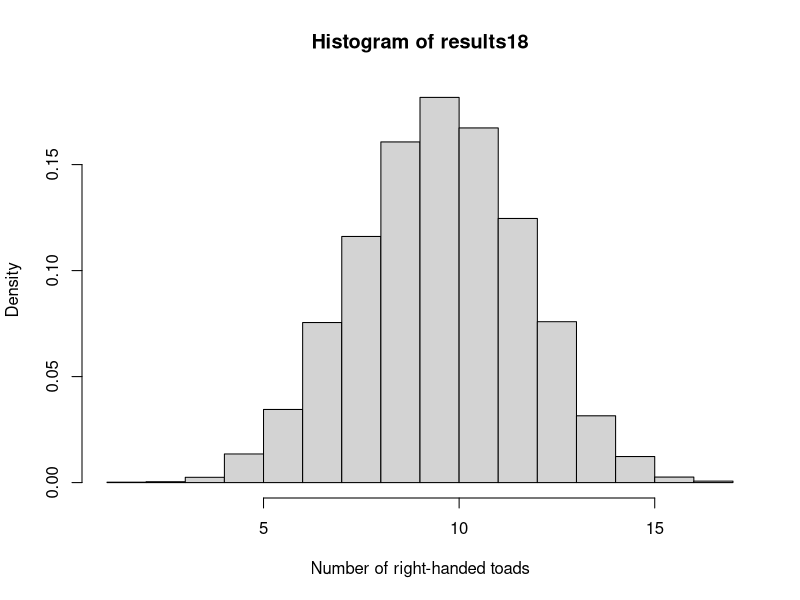
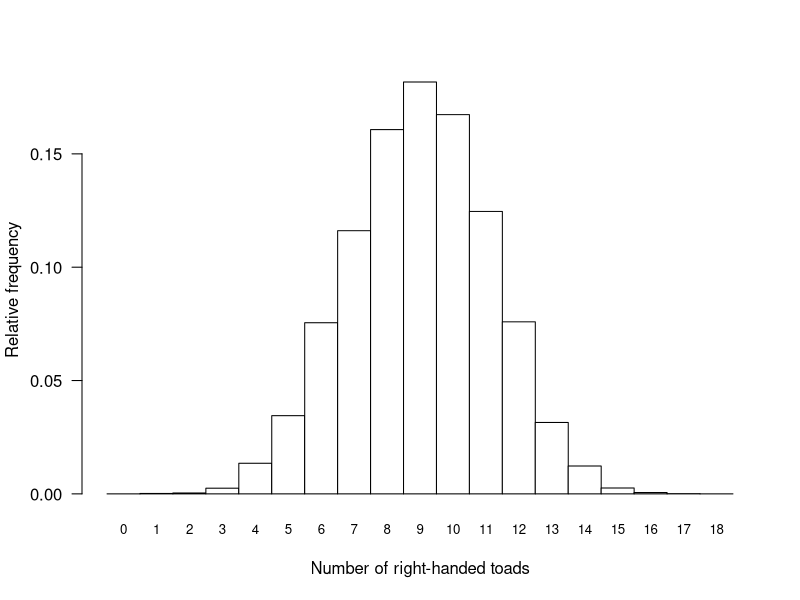
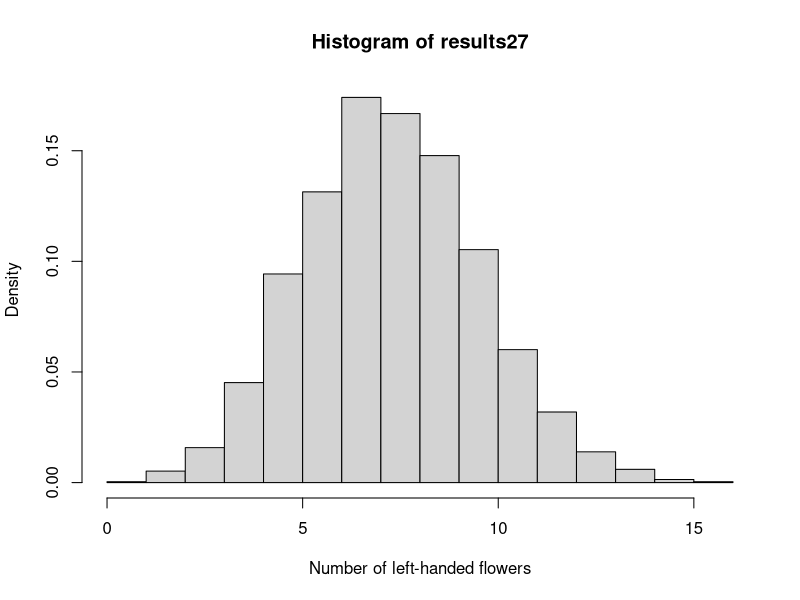
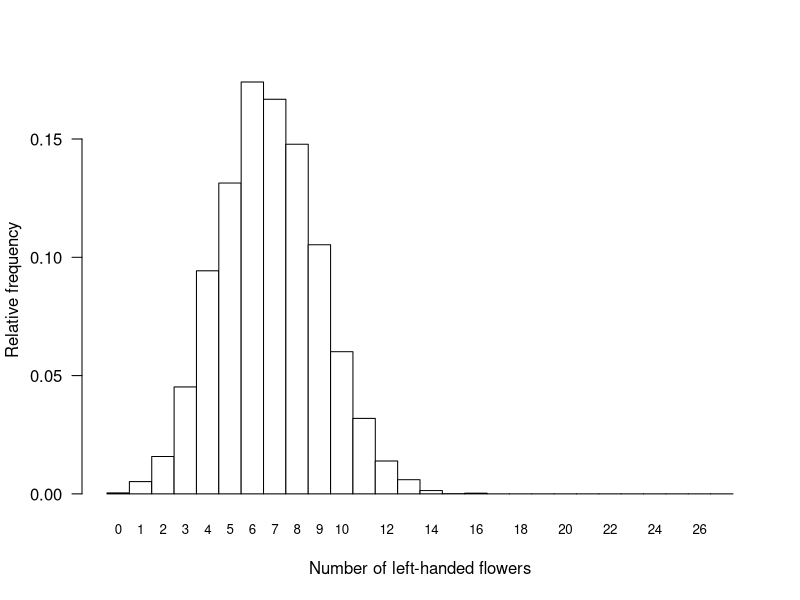

Generate these figures, in order, with R:
# Hypothesis testing: R code for Chapter 6 examples
# Download the R code on this page as a single file <a href="../wp-content/rcode/chap06.r">here.
# ------------------------------------------------------------

# Example 6.2. The right hand of toad
# Obtain the null distribution for the test statistic (the number of right-handed toads out of 18).
# Take a very large number of samples of 18 toads from a theoretical population in which left- and right- handed individuals occur with equal probability (as stipulated by the null hypothesis). For each sample, the number of right-handed toads is calculated and saved in a vector named results18 (the samples themselves are not saved). The results vector is initialized before the loop. The term results18[i] refers to the ith element of results18, where i is a counter. This many iterations might take a few minutes to run on your computer. 

results18 <- vector()
for(i in 1:10000){
	tempSample <- sample(c("L", "R"), size = 18, prob = c(0.5, 0.5), replace = TRUE)
	results18[i] <- sum(tempSample == "R")
	}

# Save results18 also as a factor with 19 levels, representing each possible integer outcome between 0 and 18. This step is for tables and graphs only -- it makes sure that all 19 categories are included in tables and graphs, even categories with no occurrences.

factor18 <- factor(results18, levels = 0:18)

# Tabulate the relative frequency distribution of outcomes in the random sampling process (Table 6.2-1). This is the null distribution. Your results will be similar but not identical to the numbers in Table 6.2-1 because 10,000 times is not large enough for extreme accuracy. The table command calculates the frequencies, and dividing by the length of results18 (i.e., the number of elements in the vector, equal to the number of iterations in the loop) yields the proportions (relative frequencies). 

nullTable <- table(factor18, dnn = "nRightToads")/length(factor18)
data.frame(nullTable)

# Draw a histogram of the null distribution: the number of right-handed toads out of 18. Setting freq = FALSE causes hist to graph density of observations rather than frequency. In this case, height of bars indicates relative frequency if bars are one unit wide (as in the present case).  

hist(results18, right = FALSE, freq = FALSE,
	xlab = "Number of right-handed toads")

# Commands for a fancier histogram are shown here.

# We can make a histogram using "barplot" with the height of the bars
# as proportions, as given in "nullTable"
barplot(height = nullTable, space = 0, las = 1, cex.names = 0.8, col = "white",
	xlab = "Number of right-handed toads", ylab = "Relative frequency")

# Calculate the fraction of samples in the null distribution having 14 or more right-handed toads. This won't be exact because 10,000 times is not large enough for extreme accuracy.

frac14orMore <- sum(results18 >= 14)/length(results18)
frac14orMore

# Calculate the approximate P-value. This won't be exact because 10,000 times is not large enough for extreme accuracy.

2 * frac14orMore

# ------------------------------------------------------------

# Example 6.4. The genetics of mirror-image flowers
# Determine the null distribution for the test statistic, the number of left-handed flowers out of 27.
# Obtain a very large number of samples of 27 individuals from a theoretical population in which L and R occur in the ratio 1:3, as specified by the null hypothesis. For each sample, the number of "L" is counted and saved in a vector named results27 (the samples themselves are not saved).

results27 <- vector(mode = "numeric")
for(i in 1:10000){
	tempSample <- sample(c("L", "R"), size = 27, prob = c(0.25, 0.75), 
		replace = TRUE)
	results27[i] <- sum(tempSample == "L")
	}

# Save the results also as a factor. This is to ensure that all categories between 0 and 27 are included in tables and graphs, even those that did not occur in the sampling process.

results27fac <- factor(results27, levels = 0:27)

# Tabulate the relative frequency distribution of outcomes. To get relative frequencies, use table to get frequencies and then divide by the total number of replicates. Your results will be similar but not identical to the numbers in Table 6.2-1 because 10,000 iterations is not large enough for extreme accuracy. 

nullTable <- table(results27fac, dnn = "nRightFlowers")/length(results27fac)
data.frame(nullTable)

# Draw a histogram of the null distribution for the the number of left-handed flowers out of 27. Setting freq = FALSE causes hist to graph density of observations rather than frequency. In this case, height of bars indicates relative frequency if bars are one unit wide (as in the present case).

hist(results27, right = FALSE, freq = FALSE,
	xlab = "Number of left-handed flowers")

# Commands for a fancier histogram are included here.

barplot(height = nullTable, space = 0, las = 1, cex.names = 0.8, col = "white",
	xlab = "Number of left-handed flowers", ylab = "Relative frequency")

# Calculate the fraction of results in the null distribution having 6 or fewer left-handed flowers.

frac6orLess <- sum(results27 <= 6)/length(results27)
frac6orLess

# Calculate the P-value. This won't be exact because 10,000 times is not large enough for extreme accuracy

2 * frac6orLess

